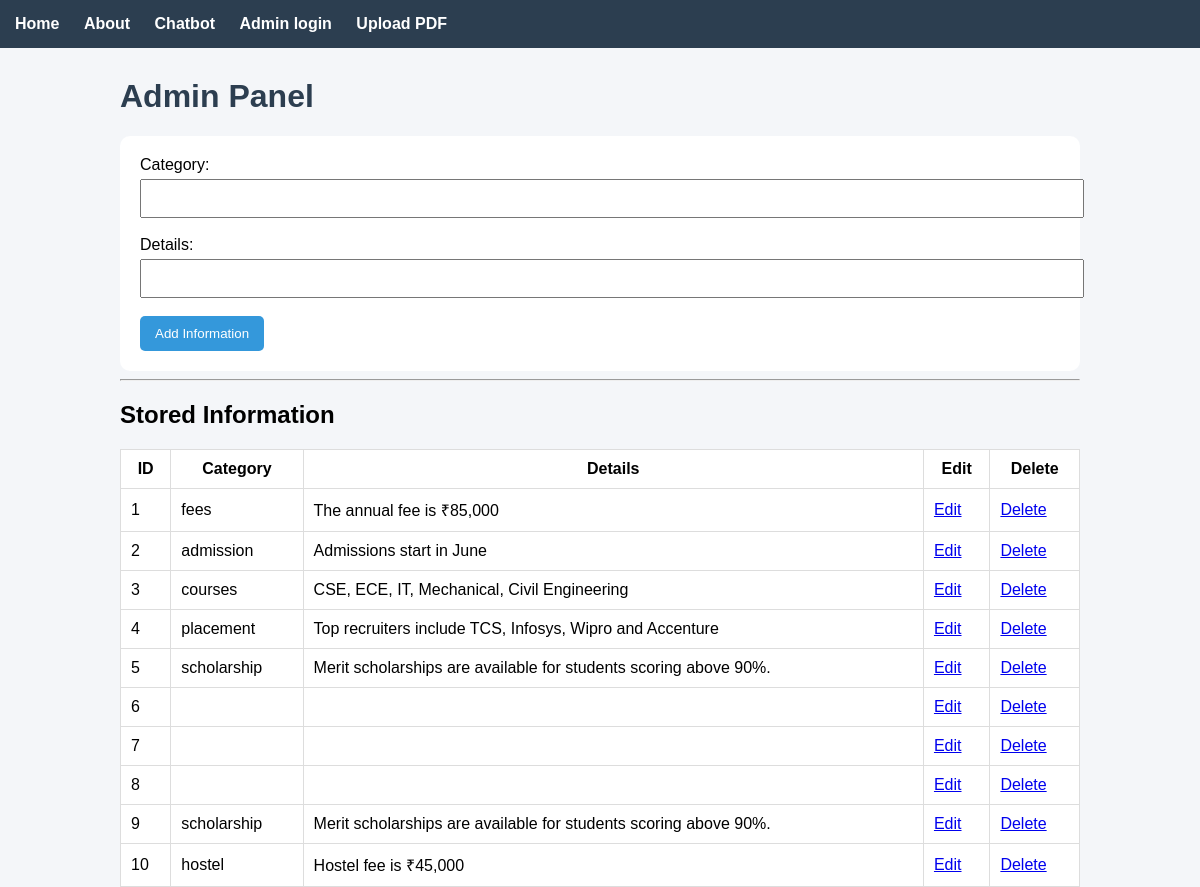
/admin (signed in), run on the app's committed database.
### tables this page shows
CREATE TABLE college_info (
    id INTEGER PRIMARY KEY AUTOINCREMENT,
    category TEXT,
    details TEXT
);

### app.py (the view, shortened to what this page needs)
@app.route('/admin', methods=['GET', 'POST'])
def admin():
    if 'admin' not in session:
        return redirect(url_for('login'))
    conn = sqlite3.connect('college.db')
    cursor = conn.cursor()
    cursor.execute("SELECT * FROM college_info")
    records = cursor.fetchall()
    conn.close()
    return render_template('admin.html', records=records)

### templates/admin.html (shortened to what this page needs)
<!DOCTYPE html>
<html>
<head>
    <link rel="stylesheet" href="{{ url_for('static', filename='css/style.css') }}">
</head>
<body>
    <nav>
        <a href="/">Home</a>
        <a href="/about">About</a>
        <a href="/chatbot">Chatbot</a>
        <a href="/login">Admin login</a>
        <a href="/upload_pdf">Upload PDF</a>
    </nav>
    <div class="container">
        <h1>Admin Panel</h1>
        <form method="POST">
            <label>Category:</label><br>
            <input type="text" name="category" required>
            <br><br>
            <label>Details:</label><br>
            <input type="text" name="details" required>
            <br><br>
            <button type="submit">Add Information</button>
        </form>
        <hr>
        <h2>Stored Information</h2>
        <table border="1" cellpadding="10">
            <tr>
                <th>ID</th>
                <th>Category</th>
                <th>Details</th>
                <th>Edit</th>
                <th>Delete</th>
            </tr>
            {% for row in records %}
            <tr>
                <td>{{ row[0] }}</td>
                <td>{{ row[1] }}</td>
                <td>{{ row[2] }}</td>
                <td>
                    <a href="/edit/{{ row[0] }}">
                       Edit
                    </a>
                </td>
                <td>
                    <a href="/delete/{{ row[0] }}">
                        Delete
                    </a>
                </td>
            </tr>
            {% endfor %}
        </table>
    </div>
</body>
</html>

### static/css/style.css (style rules this page uses)
body { font-family: Arial, sans-serif; background-color: #f4f6f9; margin: 0; padding: 0; }
nav { background-color: #2c3e50; padding: 15px; }
nav a { color: white; text-decoration: none; margin-right: 20px; font-weight: bold; }
.container { width: 80%; margin: auto; margin-top: 30px; }
h1 { color: #2c3e50; }
form { background: white; padding: 20px; border-radius: 10px; }
input[type="text"], input[type="password"] { width: 100%; padding: 10px; margin-top: 5px; }
button { background-color: #3498db; color: white; border: none; padding: 10px 15px; border-radius: 5px; cursor: pointer; }
table { width: 100%; background: white; border-collapse: collapse; }
table th, table td { padding: 10px; border: 1px solid #ddd; }

### data on the page
college_info: id "1", category "fees", details "The annual fee is ₹85,000"
college_info: id "2", category "admission", details "Admissions start in June"
college_info: id "3", category "courses", details "CSE, ECE, IT, Mechanical, Civil Engineering"
college_info: id "4", category "placement", details "Top recruiters include TCS, Infosys, Wipro and Accenture"
college_info: id "5", category "scholarship", details "Merit scholarships are available for students scoring above 90%."
college_info: id "6"
college_info: id "7"
college_info: id "8"
college_info: id "9", category "scholarship", details "Merit scholarships are available for students scoring above 90%."
college_info: id "10", category "hostel", details "Hostel fee is ₹45,000"
